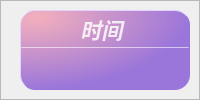
                 <widget class="QFrame" name="frame_8">
                  <property name="frameShape">
                   <enum>QFrame::StyledPanel</enum>
                  </property>
                  <property name="frameShadow">
                   <enum>QFrame::Raised</enum>
                  </property>
                  <layout class="QHBoxLayout" name="horizontalLayout_24">
                   <property name="spacing">
                    <number>6</number>
                   </property>
                   <property name="leftMargin">
                    <number>0</number>
                   </property>
                   <property name="topMargin">
                    <number>9</number>
                   </property>
                   <property name="rightMargin">
                    <number>9</number>
                   </property>
                   <property name="bottomMargin">
                    <number>9</number>
                   </property>
                   <item>
                    <widget class="QLabel" name="fpsLabel">
                     <property name="maximumSize">
                      <size>
                       <width>80</width>
                       <height>80</height>
                      </size>
                     </property>
                     <property name="text">
                      <string/>
                     </property>
                     <property name="pixmap">
                      <pixmap resource="YOLOSHOWUI.qrc">:/statusbar/images/newsize/fpsBar.png</pixmap>
                     </property>
                     <property name="alignment">
                      <set>Qt::AlignCenter</set>
                     </property>
                    </widget>
                   </item>
                   <item>
                    <widget class="QFrame" name="Fps_QF">
                     <property name="minimumSize">
                      <size>
                       <width>170</width>
                       <height>80</height>
                      </size>
                     </property>
                     <property name="maximumSize">
                      <size>
                       <width>170</width>
                       <height>80</height>
                      </size>
                     </property>
                     <property name="toolTipDuration">
                      <number>0</number>
                     </property>
                     <property name="styleSheet">
                      <string notr="true">QFrame#Fps_QF{
color: rgb(255, 255, 255);
border-radius: 15px;
background-color: qradialgradient(cx:0, cy:0, radius:1, fx:0.1, fy:0.1, stop:0 rgb(243, 175, 189),  stop:1 rgb(155, 118, 218));
border: 1px outset rgb(153, 117, 219)
}
</string>
                     </property>
                     <property name="frameShape">
                      <enum>QFrame::StyledPanel</enum>
                     </property>
                     <property name="frameShadow">
                      <enum>QFrame::Raised</enum>
                     </property>
                     <layout class="QVBoxLayout" name="verticalLayout_11" stretch="0,2,1">
                      <property name="spacing">
                       <number>0</number>
                      </property>
                      <property name="leftMargin">
                       <number>0</number>
                      </property>
                      <property name="topMargin">
                       <number>0</number>
                      </property>
                      <property name="rightMargin">
                       <number>0</number>
                      </property>
                      <property name="bottomMargin">
                       <number>0</number>
                      </property>
                      <item>
                       <widget class="QFrame" name="Fps_top">
                        <property name="styleSheet">
                         <string notr="true">border:none</string>
                        </property>
                        <property name="frameShape">
                         <enum>QFrame::StyledPanel</enum>
                        </property>
                        <property name="frameShadow">
                         <enum>QFrame::Raised</enum>
                        </property>
                        <layout class="QHBoxLayout" name="horizontalLayout_10">
                         <property name="spacing">
                          <number>0</number>
                         </property>
                         <property name="leftMargin">
                          <number>0</number>
                         </property>
                         <property name="topMargin">
                          <number>3</number>
                         </property>
                         <property name="rightMargin">
                          <number>7</number>
                         </property>
                         <property name="bottomMargin">
                          <number>3</number>
                         </property>
                         <item>
                          <widget class="QLabel" name="label_7">
                           <property name="maximumSize">
                            <size>
                             <width>16777215</width>
                             <height>30</height>
                            </size>
                           </property>
                           <property name="font">
                            <font>
                             <family>Segoe UI</family>
                             <pointsize>16</pointsize>
                             <weight>88</weight>
                             <italic>true</italic>
                             <bold>true</bold>
                            </font>
                           </property>
                           <property name="styleSheet">
                            <string notr="true">color: rgba(255, 255,255, 210);
text-align:center;
font: 700 italic 16pt &quot;Segoe UI&quot;;</string>
                           </property>
                           <property name="midLineWidth">
                            <number>-1</number>
                           </property>
                           <property name="text">
                            <string>时间</string>
                           </property>
                           <property name="alignment">
                            <set>Qt::AlignCenter</set>
                           </property>
                           <property name="wordWrap">
                            <bool>false</bool>
                           </property>
                           <property name="indent">
                            <number>0</number>
                           </property>
                          </widget>
                         </item>
                        </layout>
                       </widget>
                      </item>
                      <item>
                       <widget class="Line" name="line_4">
                        <property name="maximumSize">
                         <size>
                          <width>16777215</width>
                          <height>1</height>
                         </size>
                        </property>
                        <property name="styleSheet">
                         <string notr="true">background-color: rgba(255, 255, 255, 89);</string>
                        </property>
                        <property name="orientation">
                         <enum>Qt::Horizontal</enum>
                        </property>
                       </widget>
                      </item>
                      <item>
                       <widget class="QFrame" name="Fps_bottom">
                        <property name="styleSheet">
                         <string notr="true">border:none</string>
                        </property>
                        <property name="frameShape">
                         <enum>QFrame::StyledPanel</enum>
                        </property>
                        <property name="frameShadow">
                         <enum>QFrame::Raised</enum>
                        </property>
                        <layout class="QVBoxLayout" name="verticalLayout_12">
                         <property name="spacing">
                          <number>0</number>
                         </property>
                         <property name="leftMargin">
                          <number>0</number>
                         </property>
                         <property name="topMargin">
                          <number>6</number>
                         </property>
                         <property name="rightMargin">
                          <number>0</number>
                         </property>
                         <property name="bottomMargin">
                          <number>6</number>
                         </property>
                         <item alignment="Qt::AlignTop">
                          <widget class="QLabel" name="fps_label">
                           <property name="minimumSize">
                            <size>
                             <width>0</width>
                             <height>30</height>
                            </size>
                           </property>
                           <property name="maximumSize">
                            <size>
                             <width>16777215</width>
                             <height>30</height>
                            </size>
                           </property>
                           <property name="font">
                            <font>
                             <family>Microsoft YaHei UI</family>
                             <pointsize>17</pointsize>
                             <weight>50</weight>
                             <italic>false</italic>
                             <bold>false</bold>
                             <underline>false</underline>
                            </font>
                           </property>
                           <property name="styleSheet">
                            <string notr="true">color: rgb(255, 255, 255);
font: 17pt &quot;Microsoft YaHei UI&quot;;</string>
                           </property>
                           <property name="text">
                            <string/>
                           </property>
                           <property name="alignment">
                            <set>Qt::AlignCenter</set>
                           </property>
                          </widget>
                         </item>
                        </layout>
                       </widget>
                      </item>
                     </layout>
                    </widget>
                   </item>
                  </layout>
                 </widget>
